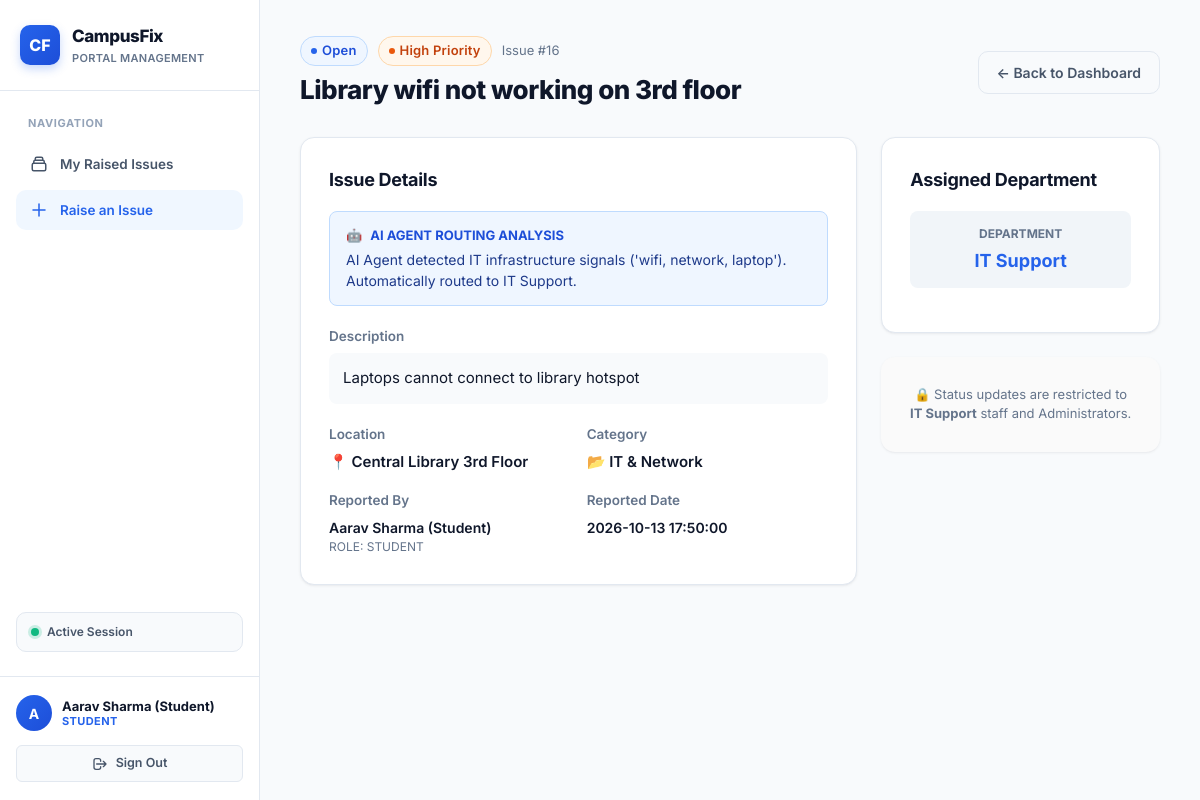
The page /issue/16 (signed in) on the database its author committed.
### tables this page shows
CREATE TABLE issues (
        id INTEGER PRIMARY KEY AUTOINCREMENT,
        title TEXT NOT NULL,
        description TEXT NOT NULL,
        category TEXT NOT NULL,
        location TEXT NOT NULL,
        priority TEXT NOT NULL,      -- Low, Medium, High, Urgent
        status TEXT NOT NULL,        -- Open, In Progress, Resolved
        assigned_department TEXT NOT NULL,
        reported_by_id INTEGER NOT NULL,
        reported_by_name TEXT NOT NULL,
        reported_by_role TEXT NOT NULL,
        created_at TIMESTAMP DEFAULT CURRENT_TIMESTAMP,
        updated_at TIMESTAMP DEFAULT CURRENT_TIMESTAMP,
        resolution_notes TEXT, ai_reasoning TEXT,
        FOREIGN KEY (reported_by_id) REFERENCES users (id)
    );

### app.py (the view)
@app.route('/issue/<int:issue_id>')
@login_required
def issue_detail(issue_id):
    conn = get_db()
    cursor = conn.cursor()
    cursor.execute('SELECT * FROM issues WHERE id = ?', (issue_id,))
    issue = cursor.fetchone()
    conn.close()
    if not issue:
        flash('Issue not found.', 'danger')
        return redirect(url_for('dashboard'))
    role = session.get('role')
    user_id = session.get('user_id')
    user_dept = session.get('department')
    if role in ['student', 'faculty'] and issue['reported_by_id'] != user_id:
        flash('Access Denied: You are only permitted to view issues reported by yourself.', 'danger')
        return redirect(url_for('dashboard'))
    if role == 'staff' and issue['assigned_department'] != user_dept:
        flash(f'Access Denied: You can only view issues assigned to {user_dept}.', 'danger')
        return redirect(url_for('dashboard'))
    all_depts = ['Electrical Maintenance', 'Civil & Facilities', 'Plumbing Maintenance', 'IT Support', 'Admin Review']
    return render_template('issue_detail.html', issue=issue, all_depts=all_depts)

### app.py (called while the page is built)
def login_required(f):
    @wraps(f)
    def decorated_function(*args, **kwargs):
        if 'user_id' not in session:
            flash('Please log in to continue.', 'warning')
            return redirect(url_for('login'))
        return f(*args, **kwargs)
    return decorated_function

### db.py (called while the page is built)
def get_db():
    conn = sqlite3.connect(DATABASE)
    conn.row_factory = sqlite3.Row
    return conn

### templates/issue_detail.html (shortened to what this page needs)
{% extends "base.html" %}
{% block content %}
<div class="content-header">
  <div>
    <div style="display: flex; align-items: center; gap: 10px; margin-bottom: 4px;">
      <span class="badge badge-{{ issue.status.lower().replace(' ', '-') }}" style="font-size: 13px;">{{ issue.status }}</span>
      <span class="badge badge-{{ issue.priority.lower() }}" style="font-size: 13px;">{{ issue.priority }} Priority</span>
      <span style="color: var(--text-muted); font-size: 13px;">Issue #{{ issue.id }}</span>
    </div>
    <h1 class="page-title">{{ issue.title }}</h1>
  </div>
  <div>
    <a href="{{ url_for('dashboard') }}" class="btn btn-secondary">&larr; Back to Dashboard</a>
  </div>
</div>
<div style="display: grid; grid-template-columns: 2fr 1fr; gap: 24px;">
  <div>
    <div class="card">
      <h3 class="card-title">Issue Details</h3>
      {% if issue.ai_reasoning %}
      <div style="margin-bottom: 20px; background: #eff6ff; border: 1px solid #bfdbfe; border-radius: 8px; padding: 14px 16px;">
        <div style="display: flex; align-items: center; gap: 8px; font-size: 13px; font-weight: 700; color: #1d4ed8; text-transform: uppercase;">
          <span>🤖</span> AI Agent Routing Analysis
        </div>
        <div style="font-size: 14px; color: #1e3a8a; margin-top: 4px;">
          {{ issue.ai_reasoning }}
        </div>
      </div>
      {% endif %}
      <div style="margin-bottom: 20px;">
        <div class="form-label" style="color: var(--text-muted);">Description</div>
        <p style="white-space: pre-wrap; font-size: 15px; color: var(--text-dark); background: #f8fafc; padding: 14px; border-radius: 8px; border: 1px solid var(--border-color);">{{ issue.description }}</p>
      </div>
      <div style="display: grid; grid-template-columns: 1fr 1fr; gap: 16px; margin-bottom: 16px;">
        <div>
          <div class="form-label" style="color: var(--text-muted);">Location</div>
          <div style="font-weight: 600; font-size: 15px;">📍 {{ issue.location }}</div>
        </div>
        <div>
          <div class="form-label" style="color: var(--text-muted);">Category</div>
          <div style="font-weight: 600; font-size: 15px;">📂 {{ issue.category }}</div>
        </div>
      </div>
      <div style="display: grid; grid-template-columns: 1fr 1fr; gap: 16px;">
        <div>
          <div class="form-label" style="color: var(--text-muted);">Reported By</div>
          <div style="font-weight: 600; font-size: 14px;">{{ issue.reported_by_name }}</div>
          <div style="font-size: 12px; color: var(--text-muted); text-transform: uppercase;">Role: {{ issue.reported_by_role }}</div>
        </div>
        <div>
          <div class="form-label" style="color: var(--text-muted);">Reported Date</div>
          <div style="font-weight: 600; font-size: 14px;">{{ issue.created_at }}</div>
        </div>
      </div>
    </div>
  </div>
  <div>
    <div class="card">
      <h3 class="card-title">Assigned Department</h3>
      <div style="background: #f1f5f9; border-radius: 8px; padding: 14px; text-align: center; margin-bottom: 16px;">
        <div style="font-size: 12px; text-transform: uppercase; color: var(--text-muted); font-weight: 700;">Department</div>
        <div style="font-size: 18px; font-weight: 700; color: var(--primary); margin-top: 4px;">{{ issue.assigned_department }}</div>
      </div>
    </div>
    {% if session.get('role') == 'admin' or (session.get('role') == 'staff' and session.get('department') == issue.assigned_department) %}
    <div class="card">
      <h3 class="card-title">Update Status</h3>
      <form method="POST" action="{{ url_for('update_status', issue_id=issue.id) }}">
        <div class="form-group">
          <label class="form-label" for="status">Change Status</label>
          <select id="status" name="status" class="form-select">
            <option value="Open" {% if issue.status == 'Open' %}selected{% endif %}>Open</option>
            <option value="In Progress" {% if issue.status == 'In Progress' %}selected{% endif %}>In Progress</option>
            <option value="Resolved" {% if issue.status == 'Resolved' %}selected{% endif %}>Resolved</option>
          </select>
        </div>
        <div class="form-group">
          <label class="form-label" for="resolution_notes">Resolution / Action Note</label>
          <textarea
            id="resolution_notes"
            name="resolution_notes"
            rows="3"
            class="form-textarea"
            placeholder="Add update note, technician name, or fix details..."
          >{{ issue.resolution_notes or '' }}</textarea>
        </div>
        <button type="submit" class="btn btn-primary btn-block">
          Update Issue
        </button>
      </form>
    </div>
    {% else %}
    <div class="card" style="background: #fafafa; border: 1px dashed var(--border-color);">
      <div style="font-size: 13px; color: var(--text-muted); text-align: center;">
        🔒 Status updates are restricted to <strong>{{ issue.assigned_department }}</strong> staff and Administrators.
      </div>
    </div>
    {% endif %}
  </div>
</div>
{% endblock %}

### templates/base.html (shortened to what this page needs)
<!DOCTYPE html>
<html lang="en">
<head>
  <link rel="stylesheet" href="{{ url_for('static', filename='style.css') }}">
</head>
<body>
  {% if session.get('user_id') %}
  <div class="app-layout">
    <aside class="sidebar">
      <div class="sidebar-header">
        <div class="logo-box">
          <div class="logo-icon">CF</div>
          <div class="logo-text">
            <span class="logo-title">CampusFix</span>
            <span class="logo-subtitle">Portal Management</span>
          </div>
        </div>
      </div>
      <nav class="sidebar-nav">
        <div class="nav-section-title">Navigation</div>
        {% if session.get('role') in ['student', 'faculty'] %}
        <a href="{{ url_for('dashboard') }}" class="nav-link {% if request.endpoint == 'dashboard' %}active{% endif %}">
          <svg class="nav-svg" fill="none" stroke="currentColor" viewBox="0 0 24 24"><path stroke-linecap="round" stroke-linejoin="round" stroke-width="2" d="M19 11H5m14 0a2 2 0 012 2v6a2 2 0 01-2 2H5a2 2 0 01-2-2v-6a2 2 0 012-2m14 0V9a2 2 0 00-2-2M5 11V9a2 2 0 012-2m0 0V5a2 2 0 012-2h6a2 2 0 012 2v2M7 7h10"></path></svg>
          <span>My Raised Issues</span>
        </a>
        <a href="{{ url_for('raise_issue') }}" class="nav-link nav-highlight {% if request.endpoint == 'raise_issue' %}active{% endif %}">
          <svg class="nav-svg" fill="none" stroke="currentColor" viewBox="0 0 24 24"><path stroke-linecap="round" stroke-linejoin="round" stroke-width="2" d="M12 4v16m8-8H4"></path></svg>
          <span>Raise an Issue</span>
        </a>
        {% endif %}
        <div class="nav-role-badge">
          {% if session.get('role') == 'staff' %}
            <span class="pulse-dot"></span> Staff: {{ session.get('department') }}
          {% elif session.get('role') == 'admin' %}
            <span class="pulse-dot"></span> Admin Privilege
          {% else %}
            <span class="pulse-dot"></span> Active Session
          {% endif %}
        </div>
      </nav>
      <div class="sidebar-footer">
        <div class="user-badge">
          <div class="user-avatar">{{ session.get('full_name', 'U')[0] }}</div>
          <div class="user-info">
            <div class="user-name">{{ session.get('full_name') }}</div>
            <div class="user-role-tag">{{ session.get('role') }}</div>
          </div>
        </div>
        <a href="{{ url_for('logout') }}" class="btn-logout">
          <svg width="16" height="16" fill="none" stroke="currentColor" viewBox="0 0 24 24"><path stroke-linecap="round" stroke-linejoin="round" stroke-width="2" d="M17 16l4-4m0 0l-4-4m4 4H7m6 4v1a3 3 0 01-3 3H6a3 3 0 01-3-3V7a3 3 0 013-3h4a3 3 0 013 3v1"></path></svg>
          Sign Out
        </a>
      </div>
    </aside>
    <main class="main-content">
      {% block content %}{% endblock %}
    </main>
  </div>
  {% else %}
    {% block auth_content %}{% endblock %}
  {% endif %}
</body>
</html>

### rows shown on the page
issues: get "Aarav Sharma (Student)", get "STUDENT", status "Open", priority "High", id "16", title "Library wifi not working on 3rd floor", ai_reasoning "AI Agent detected IT infrastructure signals ('wifi, network, laptop'). Automatically routed to IT Support.", description "Laptops cannot connect to library hotspot", location "Central Library 3rd Floor", category "IT & Network", reported_by_name "Aarav Sharma (Student)", reported_by_role "STUDENT", created_at "2026-10-13 17:50:00", assigned_department "IT Support"

### other values the page prints
{{ session.get('full_name', 'U')[0] }} "A"
